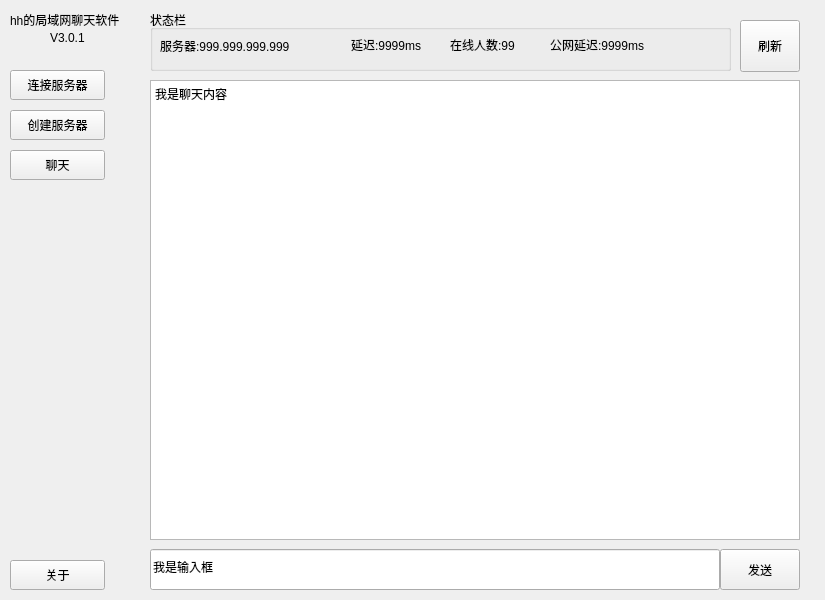
<?xml version="1.0" encoding="UTF-8"?>
<ui version="4.0">
 <class>MainWindow</class>
 <widget class="QMainWindow" name="MainWindow">
  <property name="geometry">
   <rect>
    <x>0</x>
    <y>0</y>
    <width>825</width>
    <height>600</height>
   </rect>
  </property>
  <property name="windowTitle">
   <string>MainWindow</string>
  </property>
  <widget class="QWidget" name="centralwidget">
   <widget class="QTextEdit" name="chat_text">
    <property name="geometry">
     <rect>
      <x>150</x>
      <y>80</y>
      <width>650</width>
      <height>460</height>
     </rect>
    </property>
    <property name="html">
     <string>&lt;!DOCTYPE HTML PUBLIC &quot;-//W3C//DTD HTML 4.0//EN&quot; &quot;http://www.w3.org/TR/REC-html40/strict.dtd&quot;&gt;
&lt;html&gt;&lt;head&gt;&lt;meta name=&quot;qrichtext&quot; content=&quot;1&quot; /&gt;&lt;style type=&quot;text/css&quot;&gt;
p, li { white-space: pre-wrap; }
&lt;/style&gt;&lt;/head&gt;&lt;body style=&quot; font-family:'SimSun'; font-size:9pt; font-weight:400; font-style:normal;&quot;&gt;
&lt;p style=&quot; margin-top:0px; margin-bottom:0px; margin-left:0px; margin-right:0px; -qt-block-indent:0; text-indent:0px;&quot;&gt;我是聊天内容&lt;/p&gt;&lt;/body&gt;&lt;/html&gt;</string>
    </property>
   </widget>
   <widget class="QPushButton" name="join_server">
    <property name="geometry">
     <rect>
      <x>10</x>
      <y>70</y>
      <width>95</width>
      <height>30</height>
     </rect>
    </property>
    <property name="text">
     <string>连接服务器</string>
    </property>
   </widget>
   <widget class="QLabel" name="LOGO">
    <property name="geometry">
     <rect>
      <x>10</x>
      <y>4</y>
      <width>135</width>
      <height>31</height>
     </rect>
    </property>
    <property name="text">
     <string>hh的局域网聊天软件</string>
    </property>
   </widget>
   <widget class="QLabel" name="version">
    <property name="geometry">
     <rect>
      <x>50</x>
      <y>30</y>
      <width>51</width>
      <height>16</height>
     </rect>
    </property>
    <property name="text">
     <string>V3.0.1</string>
    </property>
   </widget>
   <widget class="QPushButton" name="craft_server">
    <property name="geometry">
     <rect>
      <x>10</x>
      <y>110</y>
      <width>95</width>
      <height>30</height>
     </rect>
    </property>
    <property name="text">
     <string>创建服务器</string>
    </property>
   </widget>
   <widget class="QLineEdit" name="input_text">
    <property name="geometry">
     <rect>
      <x>150</x>
      <y>549</y>
      <width>570</width>
      <height>41</height>
     </rect>
    </property>
    <property name="text">
     <string>我是输入框</string>
    </property>
   </widget>
   <widget class="QPushButton" name="pushButton">
    <property name="geometry">
     <rect>
      <x>720</x>
      <y>549</y>
      <width>80</width>
      <height>41</height>
     </rect>
    </property>
    <property name="text">
     <string>发送</string>
    </property>
   </widget>
   <widget class="QPushButton" name="chat">
    <property name="geometry">
     <rect>
      <x>10</x>
      <y>150</y>
      <width>95</width>
      <height>30</height>
     </rect>
    </property>
    <property name="text">
     <string>聊天</string>
    </property>
   </widget>
   <widget class="QPushButton" name="about">
    <property name="geometry">
     <rect>
      <x>10</x>
      <y>560</y>
      <width>95</width>
      <height>30</height>
     </rect>
    </property>
    <property name="text">
     <string>关于</string>
    </property>
   </widget>
   <widget class="QGroupBox" name="status_bar">
    <property name="geometry">
     <rect>
      <x>150</x>
      <y>10</y>
      <width>581</width>
      <height>61</height>
     </rect>
    </property>
    <property name="title">
     <string>状态栏</string>
    </property>
    <widget class="QLabel" name="server_status">
     <property name="geometry">
      <rect>
       <x>10</x>
       <y>10</y>
       <width>181</width>
       <height>51</height>
      </rect>
     </property>
     <property name="text">
      <string>服务器:999.999.999.999</string>
     </property>
    </widget>
    <widget class="QLabel" name="label">
     <property name="geometry">
      <rect>
       <x>201</x>
       <y>14</y>
       <width>91</width>
       <height>41</height>
      </rect>
     </property>
     <property name="text">
      <string>延迟:9999ms</string>
     </property>
    </widget>
    <widget class="QLabel" name="label_2">
     <property name="geometry">
      <rect>
       <x>300</x>
       <y>14</y>
       <width>91</width>
       <height>41</height>
      </rect>
     </property>
     <property name="text">
      <string>在线人数:99</string>
     </property>
    </widget>
    <widget class="QLabel" name="label_3">
     <property name="geometry">
      <rect>
       <x>400</x>
       <y>14</y>
       <width>121</width>
       <height>41</height>
      </rect>
     </property>
     <property name="text">
      <string>公网延迟:9999ms</string>
     </property>
    </widget>
   </widget>
   <widget class="QPushButton" name="pushButton_2">
    <property name="geometry">
     <rect>
      <x>740</x>
      <y>20</y>
      <width>60</width>
      <height>52</height>
     </rect>
    </property>
    <property name="text">
     <string>刷新</string>
    </property>
   </widget>
  </widget>
 </widget>
 <resources/>
 <connections/>
</ui>
